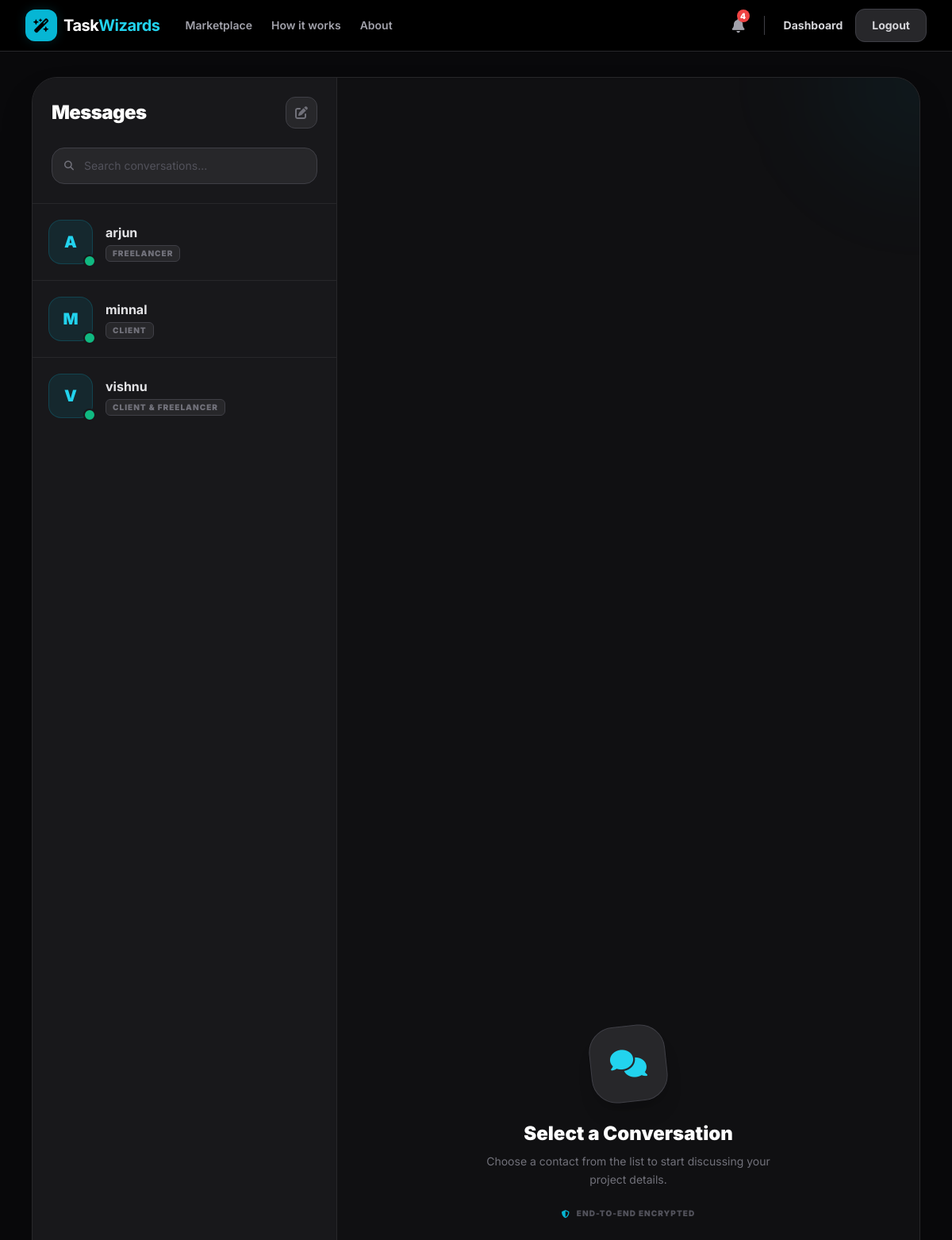
/marketplace/inbox/ (signed in), run on the app's committed database.
### account/models.py (models this page shows, shortened)
class User(AbstractUser):
    ROLE_CHOICES = (
        ("Buyer", "Buyer"),
        ("Seller", "Seller"),
        ("Unassigned", "Unassigned"),
    )
    email = models.EmailField(unique=True)
    role = models.CharField(max_length=20, choices=ROLE_CHOICES, default="Unassigned")
    is_seller = models.BooleanField(default=False)
    is_buyer = models.BooleanField(default=False)
    phone = models.CharField(max_length=15, blank=True, null=True)
    location = models.CharField(max_length=100, blank=True)
    linkedin_profile = models.URLField(blank=True, null=True)
    twitter_profile = models.URLField(blank=True, null=True)
    is_verified = models.BooleanField(default=False)
    otp = models.CharField(max_length=10, null=True, blank=True)

### marketplace/views.py (the view)
# urls.py: path("inbox/", views.InboxView.as_view(), name="inbox"),
class InboxView(LoginRequiredMixin, TemplateView):
    template_name = "marketplace/messaging/inbox.html"
    def get_context_data(self, **kwargs):
        context = super().get_context_data(**kwargs)
        user = self.request.user
        sent_to = Message.objects.filter(sender=user).values_list('receiver', flat=True)
        received_from = Message.objects.filter(receiver=user).values_list('sender', flat=True)
        contact_ids = set(list(sent_to) + list(received_from))
        contacts = User.objects.filter(id__in=contact_ids)
        context["contacts"] = contacts
        return context

### marketplace/templates/marketplace/messaging/inbox.html (shortened to what this page needs)
{% extends 'account/base.html' %}
{% block content %}
<div class="bg-zinc-950 min-h-screen py-8">
    <div class="max-w-6xl mx-auto px-4 h-[calc(100vh-160px)]">
        <div class="bg-zinc-900 rounded-[2rem] border border-zinc-800 shadow-2xl overflow-hidden flex h-full">
            <div class="w-full md:w-80 lg:w-96 border-r border-zinc-800 flex flex-col bg-zinc-900">
                <div class="p-6 border-b border-zinc-800">
                    <div class="flex items-center justify-between mb-6">
                        <h1 class="text-2xl font-black text-white tracking-tight">Messages</h1>
                        <button class="w-10 h-10 rounded-xl bg-zinc-800 text-zinc-500 flex items-center justify-center hover:bg-zinc-700 hover:text-cyan-400 transition-colors border border-zinc-700">
                            <i class="fa-solid fa-pen-to-square"></i>
                        </button>
                    </div>
                    <div class="relative group">
                        <i class="fa-solid fa-magnifying-glass absolute left-4 top-1/2 -translate-y-1/2 text-zinc-500 text-xs"></i>
                        <input type="text" placeholder="Search conversations..." class="w-full pl-10 pr-4 py-3 bg-zinc-800 border border-zinc-700 rounded-2xl text-sm text-white focus:ring-2 focus:ring-cyan-500/30 focus:border-cyan-500 transition-all outline-none placeholder-zinc-600">
                    </div>
                </div>
                <div class="flex-grow overflow-y-auto custom-scrollbar divide-y divide-zinc-800">
                    {% for contact in contacts %}
                    <a href="{% url 'marketplace:chat_detail' contact.id %}" class="flex items-center gap-4 p-5 hover:bg-zinc-800/70 transition-all group">
                        <div class="relative flex-shrink-0">
                            <div class="w-14 h-14 rounded-2xl bg-cyan-500/10 text-cyan-400 border border-cyan-500/20 flex items-center justify-center text-xl font-black group-hover:scale-105 transition-transform">
                                {{ contact.username|first|upper }}
                            </div>
                            <div class="absolute -bottom-1 -right-1 w-4 h-4 bg-emerald-500 rounded-full border-2 border-zinc-900"></div>
                        </div>
                        <div class="flex-grow min-w-0">
                            <div class="flex justify-between items-baseline mb-1">
                                <h3 class="font-bold text-zinc-200 truncate group-hover:text-white transition-colors">{{ contact.username }}</h3>
                            </div>
                            <div class="flex items-center gap-2">
                                <span class="px-2 py-0.5 rounded-md bg-zinc-800 border border-zinc-700 text-[10px] font-black uppercase tracking-widest text-zinc-500">{% if contact.is_seller and contact.is_buyer %}Client & Freelancer{% elif contact.is_seller %}Freelancer{% elif contact.is_buyer %}Client{% else %}User{% endif %}</span>
                            </div>
                        </div>
                    </a>
                    {% endfor %}
                </div>
            </div>
            <div class="hidden md:flex flex-grow items-center justify-center bg-zinc-950/50 p-12 text-center relative overflow-hidden">
                <div class="absolute top-0 right-0 w-64 h-64 bg-cyan-500/5 rounded-full -mr-32 -mt-32 blur-3xl"></div>
                <div class="relative z-10 space-y-6 max-w-sm">
                    <div class="w-24 h-24 bg-zinc-800 border border-zinc-700 rounded-[2rem] shadow-xl flex items-center justify-center mx-auto text-cyan-400 transform -rotate-6 hover:rotate-0 transition-transform duration-500">
                        <i class="fa-solid fa-comments text-4xl"></i>
                    </div>
                    <div>
                        <h3 class="text-2xl font-black text-white mb-2">Select a Conversation</h3>
                        <p class="text-zinc-500 text-sm leading-relaxed">Choose a contact from the list to start discussing your project details.</p>
                    </div>
                    <div class="flex items-center justify-center gap-2 text-[10px] font-black uppercase tracking-widest text-zinc-600">
                        <i class="fa-solid fa-shield-halved text-cyan-500"></i>
                        <span>End-to-end Encrypted</span>
                    </div>
                </div>
            </div>
        </div>
    </div>
</div>
{% endblock %}

### data on the page
User: username|first "A", username "arjun", is_seller "FREELANCER"
User: username|first "M", username "minnal", is_seller "CLIENT"
User: username|first "V", username "vishnu", is_seller "CLIENT & FREELANCER"
